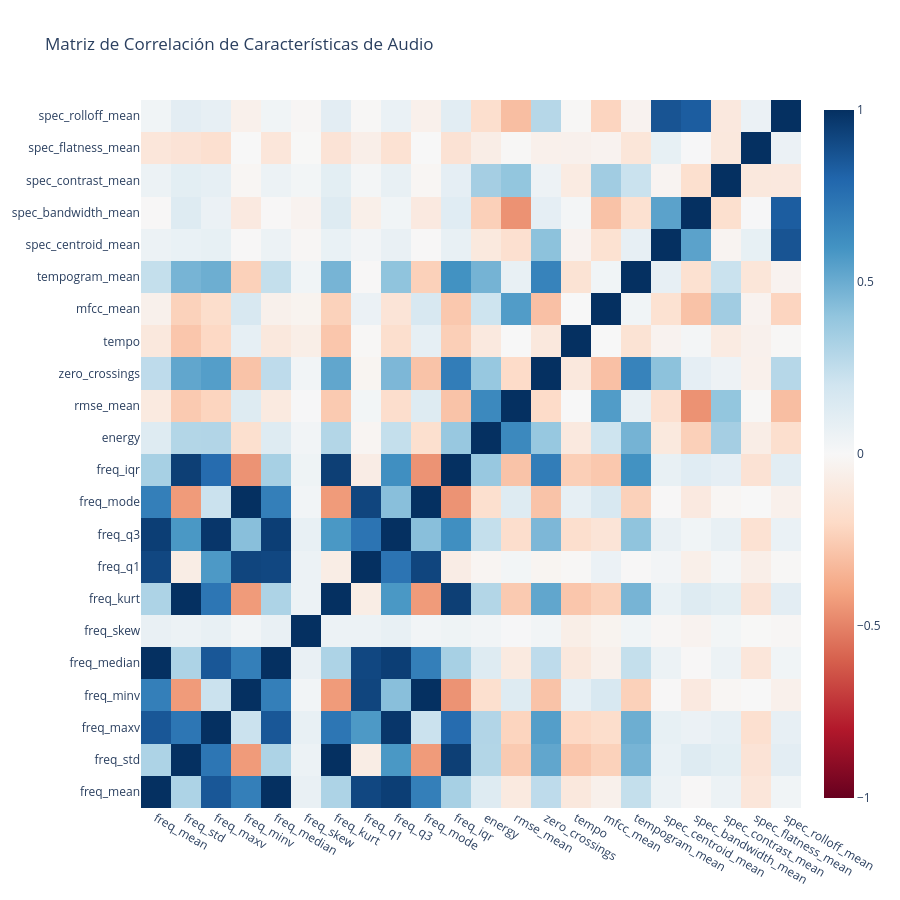

The cell this chart's notebook holds for it:
### Markdown cell above
## 5. Análisis de Correlación
Revisamos cómo se correlacionan linealmente las variables numéricas entre sí.

### Code cell
# Seleccionamos solo las variables numéricas para la correlación
numeric_df = df.select_dtypes(include=[np.number])
corr_matrix = numeric_df.corr()

fig = go.Figure(data=go.Heatmap(
                   z=corr_matrix.values,
                   x=corr_matrix.columns,
                   y=corr_matrix.columns,
                   colorscale='RdBu',
                   zmin=-1, zmax=1))

fig.update_layout(title='Matriz de Correlación de Características de Audio',
                  width=900, height=900)
fig.show()

### Figure 1 — Plotly figure (JSON) as saved in the notebook; plotly's stock layout.template omitted (floating-point values rounded to 4 significant figures; data arrays with more than 128 entries replaced by an {"elided": "..."} marker saying what was removed)
{"data": [{"colorscale": [[0, "rgb(103,0,31)"], [0.1, "rgb(178,24,43)"], [0.2, "rgb(214,96,77)"], [0.3, "rgb(244,165,130)"], [0.4, "rgb(253,219,199)"], [0.5, "rgb(247,247,247)"], [0.6, "rgb(209,229,240)"], [0.7, "rgb(146,197,222)"], [0.8, "rgb(67,147,195)"], [0.9, "rgb(33,102,172)"], [1, "rgb(5,48,97)"]], "type": "heatmap", "x": ["freq_mean", "freq_std", "freq_maxv", "freq_minv", "freq_median", "freq_skew", "freq_kurt", "freq_q1", "freq_q3", "freq_mode", "freq_iqr", "energy", "rmse_mean", "zero_crossings", "tempo", "mfcc_mean", "tempogram_mean", "spec_centroid_mean", "spec_bandwidth_mean", "spec_contrast_mean", "spec_flatness_mean", "spec_rolloff_mean"], "y": ["freq_mean", "freq_std", "freq_maxv", "freq_minv", "freq_median", "freq_skew", "freq_kurt", "freq_q1", "freq_q3", "freq_mode", "freq_iqr", "energy", "rmse_mean", "zero_crossings", "tempo", "mfcc_mean", "tempogram_mean", "spec_centroid_mean", "spec_bandwidth_mean", "spec_contrast_mean", "spec_flatness_mean", "spec_rolloff_mean"], "z": {"elided": "22x22 float values"}, "zmax": 1, "zmin": -1}], "layout": {"height": 900, "title": {"text": "Matriz de Correlación de Características de Audio"}, "width": 900}}
